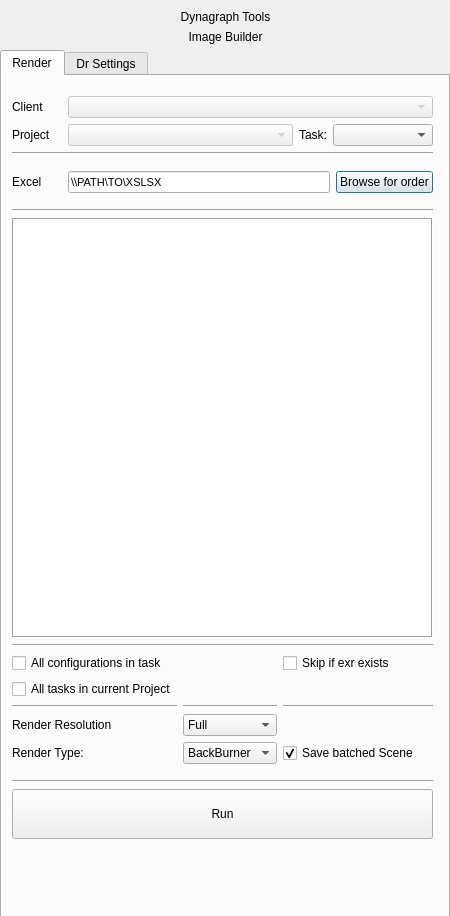
<?xml version="1.0" encoding="UTF-8"?>
<ui version="4.0">
 <class>Dialog</class>
 <widget class="QDialog" name="Dialog">
  <property name="geometry">
   <rect>
    <x>0</x>
    <y>0</y>
    <width>450</width>
    <height>916</height>
   </rect>
  </property>
  <property name="minimumSize">
   <size>
    <width>450</width>
    <height>625</height>
   </size>
  </property>
  <property name="maximumSize">
   <size>
    <width>450</width>
    <height>16777215</height>
   </size>
  </property>
  <property name="windowTitle">
   <string>Dialog</string>
  </property>
  <property name="styleSheet">
   <string notr="true">font: 87 8pt &quot;Lato Heavy&quot;;</string>
  </property>
  <widget class="QWidget" name="verticalLayoutWidget">
   <property name="geometry">
    <rect>
     <x>0</x>
     <y>10</y>
     <width>451</width>
     <height>911</height>
    </rect>
   </property>
   <layout class="QVBoxLayout" name="verticalLayout">
    <item>
     <widget class="QLabel" name="DynaGraphTitle">
      <property name="styleSheet">
       <string notr="true">font: 35 30pt &quot;Lato Light&quot;;</string>
      </property>
      <property name="text">
       <string>Dynagraph Tools</string>
      </property>
      <property name="alignment">
       <set>Qt::AlignCenter</set>
      </property>
     </widget>
    </item>
    <item>
     <widget class="QLabel" name="ImageViewerTitle">
      <property name="layoutDirection">
       <enum>Qt::LeftToRight</enum>
      </property>
      <property name="styleSheet">
       <string notr="true">font: 87 13pt &quot;Lato Light&quot;;</string>
      </property>
      <property name="text">
       <string>Image Builder</string>
      </property>
      <property name="alignment">
       <set>Qt::AlignCenter</set>
      </property>
     </widget>
    </item>
    <item>
     <widget class="QTabWidget" name="tabWidget">
      <property name="maximumSize">
       <size>
        <width>450</width>
        <height>16777215</height>
       </size>
      </property>
      <property name="currentIndex">
       <number>0</number>
      </property>
      <widget class="QWidget" name="tab">
       <attribute name="title">
        <string>Render</string>
       </attribute>
       <widget class="QWidget" name="verticalLayoutWidget_2">
        <property name="geometry">
         <rect>
          <x>10</x>
          <y>10</y>
          <width>421</width>
          <height>891</height>
         </rect>
        </property>
        <layout class="QVBoxLayout" name="verticalLayout_2">
         <item>
          <spacer name="verticalSpacer_7">
           <property name="orientation">
            <enum>Qt::Vertical</enum>
           </property>
           <property name="sizeType">
            <enum>QSizePolicy::Minimum</enum>
           </property>
           <property name="sizeHint" stdset="0">
            <size>
             <width>20</width>
             <height>10</height>
            </size>
           </property>
          </spacer>
         </item>
         <item>
          <layout class="QHBoxLayout" name="clienttasklayout">
           <item>
            <widget class="QLabel" name="clientLabel">
             <property name="sizePolicy">
              <sizepolicy hsizetype="Maximum" vsizetype="Preferred">
               <horstretch>0</horstretch>
               <verstretch>0</verstretch>
              </sizepolicy>
             </property>
             <property name="minimumSize">
              <size>
               <width>50</width>
               <height>0</height>
              </size>
             </property>
             <property name="text">
              <string>Client</string>
             </property>
            </widget>
           </item>
           <item>
            <widget class="QComboBox" name="ClientComboBox">
             <property name="enabled">
              <bool>false</bool>
             </property>
             <property name="maximumSize">
              <size>
               <width>375</width>
               <height>16777215</height>
              </size>
             </property>
            </widget>
           </item>
          </layout>
         </item>
         <item>
          <layout class="QHBoxLayout" name="select_HorizontalLayout"/>
         </item>
         <item>
          <layout class="QHBoxLayout" name="projecttasklayout">
           <property name="sizeConstraint">
            <enum>QLayout::SetMinimumSize</enum>
           </property>
           <item>
            <widget class="QLabel" name="projectLabel">
             <property name="sizePolicy">
              <sizepolicy hsizetype="Maximum" vsizetype="Preferred">
               <horstretch>0</horstretch>
               <verstretch>0</verstretch>
              </sizepolicy>
             </property>
             <property name="minimumSize">
              <size>
               <width>50</width>
               <height>0</height>
              </size>
             </property>
             <property name="text">
              <string>Project</string>
             </property>
            </widget>
           </item>
           <item>
            <widget class="QComboBox" name="ProjectComboBox">
             <property name="enabled">
              <bool>false</bool>
             </property>
            </widget>
           </item>
           <item>
            <widget class="QLabel" name="selectTaskLabel">
             <property name="sizePolicy">
              <sizepolicy hsizetype="Maximum" vsizetype="Preferred">
               <horstretch>0</horstretch>
               <verstretch>0</verstretch>
              </sizepolicy>
             </property>
             <property name="text">
              <string>Task:</string>
             </property>
            </widget>
           </item>
           <item>
            <widget class="QComboBox" name="taskComboBox">
             <property name="maximumSize">
              <size>
               <width>100</width>
               <height>16777215</height>
              </size>
             </property>
            </widget>
           </item>
          </layout>
         </item>
         <item>
          <widget class="Line" name="line">
           <property name="orientation">
            <enum>Qt::Horizontal</enum>
           </property>
          </widget>
         </item>
         <item>
          <spacer name="verticalSpacer_5">
           <property name="orientation">
            <enum>Qt::Vertical</enum>
           </property>
           <property name="sizeType">
            <enum>QSizePolicy::Minimum</enum>
           </property>
           <property name="sizeHint" stdset="0">
            <size>
             <width>20</width>
             <height>10</height>
            </size>
           </property>
          </spacer>
         </item>
         <item>
          <layout class="QHBoxLayout" name="OrderhorizontalLayout">
           <item>
            <widget class="QLabel" name="projectLabel_2">
             <property name="sizePolicy">
              <sizepolicy hsizetype="Maximum" vsizetype="Preferred">
               <horstretch>0</horstretch>
               <verstretch>0</verstretch>
              </sizepolicy>
             </property>
             <property name="minimumSize">
              <size>
               <width>50</width>
               <height>0</height>
              </size>
             </property>
             <property name="text">
              <string>Excel</string>
             </property>
            </widget>
           </item>
           <item>
            <widget class="QLineEdit" name="orderPath">
             <property name="font">
              <font>
               <family>MS Shell Dlg 2</family>
               <pointsize>8</pointsize>
               <weight>50</weight>
               <italic>false</italic>
               <bold>false</bold>
              </font>
             </property>
             <property name="styleSheet">
              <string notr="true">font: 8pt &quot;MS Shell Dlg 2&quot;;</string>
             </property>
             <property name="text">
              <string>\\PATH\TO\XSLSX</string>
             </property>
            </widget>
           </item>
           <item>
            <widget class="QPushButton" name="browse_pushButton">
             <property name="text">
              <string>Browse for order</string>
             </property>
            </widget>
           </item>
          </layout>
         </item>
         <item>
          <spacer name="verticalSpacer_6">
           <property name="orientation">
            <enum>Qt::Vertical</enum>
           </property>
           <property name="sizeType">
            <enum>QSizePolicy::Minimum</enum>
           </property>
           <property name="sizeHint" stdset="0">
            <size>
             <width>20</width>
             <height>10</height>
            </size>
           </property>
          </spacer>
         </item>
         <item>
          <widget class="Line" name="line_6">
           <property name="orientation">
            <enum>Qt::Horizontal</enum>
           </property>
          </widget>
         </item>
         <item>
          <widget class="QListView" name="ConfiglistView">
           <property name="minimumSize">
            <size>
             <width>0</width>
             <height>420</height>
            </size>
           </property>
           <property name="frameShape">
            <enum>QFrame::Box</enum>
           </property>
          </widget>
         </item>
         <item>
          <widget class="Line" name="line_7">
           <property name="orientation">
            <enum>Qt::Horizontal</enum>
           </property>
          </widget>
         </item>
         <item>
          <layout class="QGridLayout" name="gridLayout">
           <item row="6" column="0">
            <widget class="QLabel" name="renderTypelabel">
             <property name="maximumSize">
              <size>
               <width>100</width>
               <height>70</height>
              </size>
             </property>
             <property name="text">
              <string>Render Resolution:</string>
             </property>
            </widget>
           </item>
           <item row="1" column="0">
            <widget class="QCheckBox" name="select_all_cb">
             <property name="text">
              <string>All configurations in task</string>
             </property>
            </widget>
           </item>
           <item row="2" column="0">
            <widget class="QCheckBox" name="allTasks_checkBox">
             <property name="text">
              <string>All tasks in current Project</string>
             </property>
            </widget>
           </item>
           <item row="6" column="2">
            <spacer name="horizontalSpacer">
             <property name="orientation">
              <enum>Qt::Horizontal</enum>
             </property>
             <property name="sizeHint" stdset="0">
              <size>
               <width>40</width>
               <height>20</height>
              </size>
             </property>
            </spacer>
           </item>
           <item row="4" column="0">
            <widget class="Line" name="line_2">
             <property name="orientation">
              <enum>Qt::Horizontal</enum>
             </property>
            </widget>
           </item>
           <item row="4" column="2">
            <widget class="Line" name="line_4">
             <property name="orientation">
              <enum>Qt::Horizontal</enum>
             </property>
            </widget>
           </item>
           <item row="4" column="1">
            <widget class="Line" name="line_3">
             <property name="orientation">
              <enum>Qt::Horizontal</enum>
             </property>
            </widget>
           </item>
           <item row="1" column="2">
            <widget class="QCheckBox" name="checkBox_skipExistingExrs">
             <property name="enabled">
              <bool>true</bool>
             </property>
             <property name="text">
              <string>Skip if exr exists</string>
             </property>
             <property name="checked">
              <bool>false</bool>
             </property>
            </widget>
           </item>
           <item row="6" column="1">
            <widget class="QComboBox" name="comboBox_renderRes">
             <item>
              <property name="text">
               <string>Full</string>
              </property>
             </item>
             <item>
              <property name="text">
               <string>Preview</string>
              </property>
             </item>
             <item>
              <property name="text">
               <string>ThumbNail</string>
              </property>
             </item>
            </widget>
           </item>
           <item row="7" column="1">
            <widget class="QComboBox" name="comboBox_renderType">
             <item>
              <property name="text">
               <string>BackBurner</string>
              </property>
             </item>
             <item>
              <property name="text">
               <string>DR</string>
              </property>
             </item>
             <item>
              <property name="text">
               <string>Normal</string>
              </property>
             </item>
             <item>
              <property name="text">
               <string>No Render</string>
              </property>
             </item>
            </widget>
           </item>
           <item row="7" column="0">
            <widget class="QLabel" name="renderTypelabel_2">
             <property name="maximumSize">
              <size>
               <width>100</width>
               <height>70</height>
              </size>
             </property>
             <property name="text">
              <string>Render Type:</string>
             </property>
            </widget>
           </item>
           <item row="7" column="2">
            <widget class="QCheckBox" name="checkBox_saveBatchScene">
             <property name="enabled">
              <bool>true</bool>
             </property>
             <property name="text">
              <string>Save batched Scene</string>
             </property>
             <property name="checked">
              <bool>true</bool>
             </property>
            </widget>
           </item>
          </layout>
         </item>
         <item>
          <spacer name="verticalSpacer_2">
           <property name="orientation">
            <enum>Qt::Vertical</enum>
           </property>
           <property name="sizeType">
            <enum>QSizePolicy::Maximum</enum>
           </property>
           <property name="sizeHint" stdset="0">
            <size>
             <width>20</width>
             <height>10</height>
            </size>
           </property>
          </spacer>
         </item>
         <item>
          <widget class="Line" name="line_5">
           <property name="orientation">
            <enum>Qt::Horizontal</enum>
           </property>
          </widget>
         </item>
         <item>
          <layout class="QHBoxLayout" name="horizontalLayout_2">
           <item>
            <widget class="QPushButton" name="runBtn">
             <property name="minimumSize">
              <size>
               <width>0</width>
               <height>50</height>
              </size>
             </property>
             <property name="styleSheet">
              <string notr="true">font: 87 8pt &quot;Lato Black&quot;;</string>
             </property>
             <property name="text">
              <string>Run</string>
             </property>
             <property name="iconSize">
              <size>
               <width>16</width>
               <height>16</height>
              </size>
             </property>
            </widget>
           </item>
          </layout>
         </item>
         <item>
          <spacer name="verticalSpacer_3">
           <property name="orientation">
            <enum>Qt::Vertical</enum>
           </property>
           <property name="sizeHint" stdset="0">
            <size>
             <width>20</width>
             <height>40</height>
            </size>
           </property>
          </spacer>
         </item>
        </layout>
       </widget>
      </widget>
      <widget class="QWidget" name="tab_2">
       <attribute name="title">
        <string>Dr Settings</string>
       </attribute>
       <widget class="QWidget" name="verticalLayoutWidget_3">
        <property name="geometry">
         <rect>
          <x>0</x>
          <y>0</y>
          <width>411</width>
          <height>761</height>
         </rect>
        </property>
        <layout class="QVBoxLayout" name="verticalLayout_3">
         <item>
          <spacer name="verticalSpacer_4">
           <property name="orientation">
            <enum>Qt::Vertical</enum>
           </property>
           <property name="sizeType">
            <enum>QSizePolicy::Maximum</enum>
           </property>
           <property name="sizeHint" stdset="0">
            <size>
             <width>20</width>
             <height>10</height>
            </size>
           </property>
          </spacer>
         </item>
         <item>
          <widget class="QGroupBox" name="groupBox_dr">
           <property name="minimumSize">
            <size>
             <width>0</width>
             <height>450</height>
            </size>
           </property>
           <property name="maximumSize">
            <size>
             <width>16777215</width>
             <height>5000</height>
            </size>
           </property>
           <property name="title">
            <string>Distributed Render</string>
           </property>
           <widget class="QListView" name="drlistView">
            <property name="geometry">
             <rect>
              <x>10</x>
              <y>30</y>
              <width>211</width>
              <height>411</height>
             </rect>
            </property>
            <property name="minimumSize">
             <size>
              <width>0</width>
              <height>300</height>
             </size>
            </property>
            <property name="frameShape">
             <enum>QFrame::Box</enum>
            </property>
           </widget>
           <widget class="QCheckBox" name="checkBox_useLocalMachine">
            <property name="geometry">
             <rect>
              <x>260</x>
              <y>40</y>
              <width>121</width>
              <height>16</height>
             </rect>
            </property>
            <property name="text">
             <string>Use Local Machhie</string>
            </property>
           </widget>
           <widget class="QCheckBox" name="checkBox_allDrSlaves">
            <property name="geometry">
             <rect>
              <x>260</x>
              <y>70</y>
              <width>121</width>
              <height>17</height>
             </rect>
            </property>
            <property name="text">
             <string>All Slaves</string>
            </property>
           </widget>
           <widget class="QPushButton" name="commitDrConfigbtn">
            <property name="geometry">
             <rect>
              <x>260</x>
              <y>100</y>
              <width>111</width>
              <height>21</height>
             </rect>
            </property>
            <property name="text">
             <string>Commit changes</string>
            </property>
           </widget>
           <widget class="QPushButton" name="pushButton_2">
            <property name="geometry">
             <rect>
              <x>260</x>
              <y>130</y>
              <width>111</width>
              <height>21</height>
             </rect>
            </property>
            <property name="text">
             <string>Revert changes</string>
            </property>
           </widget>
          </widget>
         </item>
         <item>
          <spacer name="verticalSpacer">
           <property name="orientation">
            <enum>Qt::Vertical</enum>
           </property>
           <property name="sizeHint" stdset="0">
            <size>
             <width>20</width>
             <height>40</height>
            </size>
           </property>
          </spacer>
         </item>
         <item>
          <widget class="Line" name="line_14">
           <property name="orientation">
            <enum>Qt::Horizontal</enum>
           </property>
          </widget>
         </item>
        </layout>
       </widget>
      </widget>
     </widget>
    </item>
   </layout>
  </widget>
 </widget>
 <resources/>
 <connections/>
</ui>
